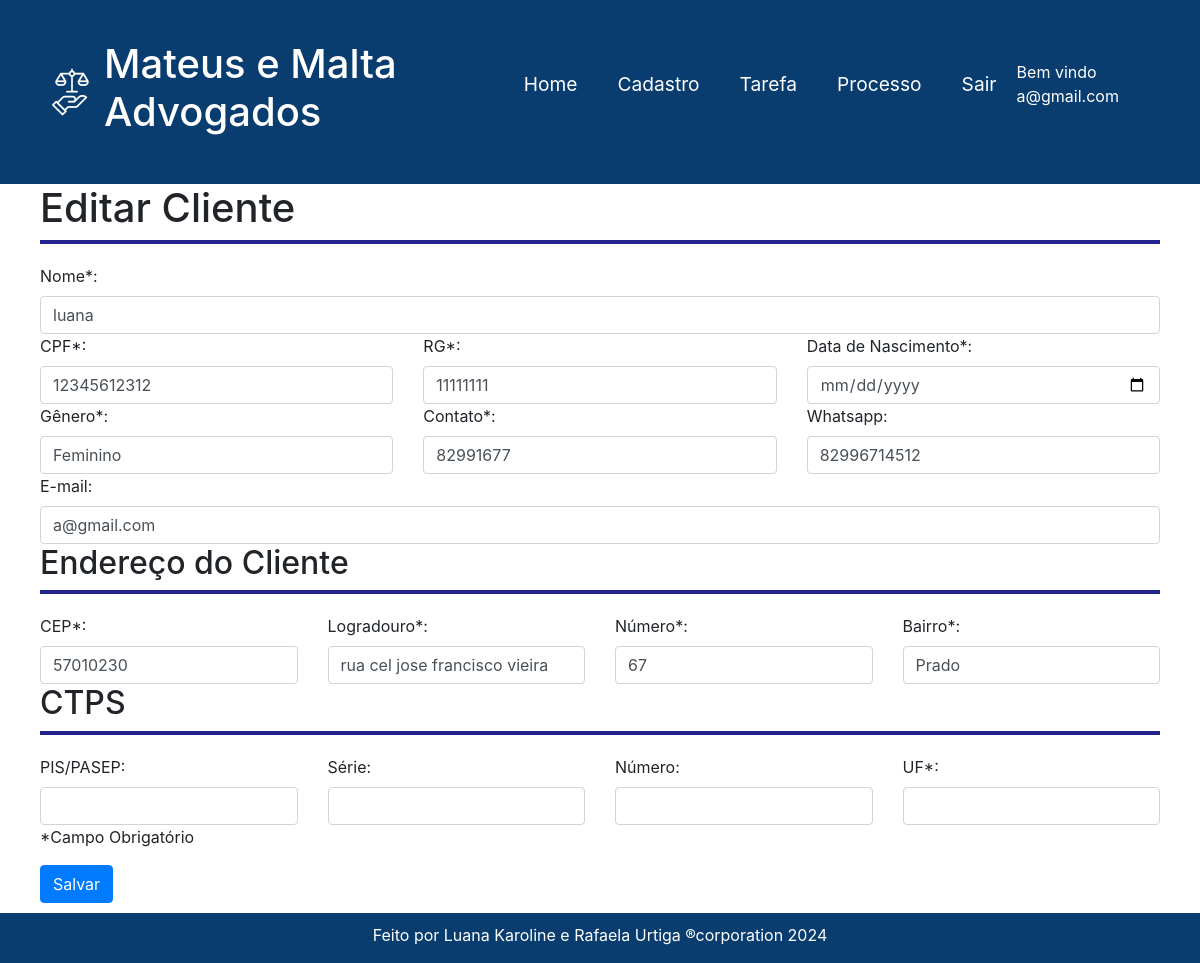
/editar_cliente/1/ (signed in), run on the app's committed database.
### task/models.py (models this page shows, shortened)
class Usuario(AbstractBaseUser, PermissionsMixin):
    nome = models.CharField(max_length=50, blank=False)
    email = models.EmailField(max_length=100, unique=True, blank=False)
    is_active = models.BooleanField(default=True)
    is_staff = models.BooleanField(default=False)
    date_joined = models.DateTimeField(auto_now_add=True)
    groups = models.ManyToManyField(Group, related_name='usuario_groups')
    user_permissions = models.ManyToManyField(
        Permission, related_name='usuario_user_permissions')
    objects = UsuarioManager()
    USERNAME_FIELD = 'email'
    REQUIRED_FIELDS = ['nome']
    class Meta:
        verbose_name = _('user')
        verbose_name_plural = _('users')

class Cliente(models.Model):
    nome = models.CharField(max_length=50, blank=False,null=False)
    cpf = models.CharField(max_length=14, unique=True, blank=False,null=False, db_index=True)  # Adicionando o db_index
    rg = models.CharField(max_length=9, unique=True, blank=False,null=False)
    data_nascimento = models.DateField()
    contato = models.CharField(max_length=14, blank=False,null=False)
    email = models.EmailField(max_length=100, unique=True)
    genero = models.CharField(max_length=50, blank=False,  null=False)
    whatsapp = models.CharField(max_length=50)
    cep = models.CharField(max_length=12, blank=False, null=False)
    logradouro = models.CharField(max_length=50, blank=False, null=False)
    numero_casa = models.IntegerField()
    bairro = models.CharField(max_length=50, blank=False, null=False)
    pis = models.CharField(max_length=20,unique=True)
    serie = models.CharField(max_length=20)
    uf = models.CharField(max_length=2,blank=False,null=False)
    numeracao_ctps = models.CharField(max_length=10)

### task/views/cliente_views.py (the view, shortened to what this page needs)
# urls.py: path('editar_cliente/<int:cliente_id>/',view=cliente_views.editar_cliente, name='editar_cliente'),
def editar_cliente(request, cliente_id):
    cliente = get_object_or_404(Cliente, id=cliente_id)
    return render(request, 'tasks/editar_cliente.html', {'cliente': cliente})

### task/templates/tasks/editar_cliente.html (shortened to what this page needs)
{% extends 'base.html' %}
{% load static %}
{% block content %}
<main>
    <article>
    <h1>Editar Cliente</h1>
    <div class="linha-horizontal"></div>
    <form method="post" class="formLogin" action="{% url 'editar_cliente' cliente.id %}">
        <div class="row">
             <div class="col">
                 <label for="nome">Nome*:</label>
                 <input type="text" name="nome" class="form-control" value="{{ cliente.nome }}" />
             </div>
        </div>
        <div class="row">
            <div class="col">
                <label for="cpf">CPF*:</label>
                <input type="text" name="cpf" class="form-control" value="{{ cliente.cpf }}" />
            </div>
            <div class="col">
                <label for="rg">RG*:</label>
                <input type="text" name="rg" class="form-control" value="{{ cliente.rg }}" />
            </div>
            <div class="col">
                <label for="data_nascimento">Data de Nascimento*:</label>
                <input type="date" name="data_nascimento" class="form-control" value="{{ cliente.data_nascimento }}" />
            </div>
        </div>
        <div class="row">
            <div class="col">
                <label for="genero">Gênero*:</label>
                <input type="text" name="genero" class="form-control" value="{{ cliente.genero }}" />
            </div>
            <div class="col">
                <label for="contato">Contato*:</label>
                <input type="text" name="contato" class="form-control" value="{{ cliente.contato }}" />
            </div>
            <div class="col">
                <label for="whatsapp">Whatsapp:</label>
                <input type="text" class="form-control" name="whatsapp" value="{{ cliente.whatsapp }}" />
            </div>
        </div>
        <div class="row">
            <div class="col">
                <label for="email">E-mail:</label>
                <input type="email" name="email" class="form-control" value="{{ cliente.email }}" />
            </div>
        </div>
        <h2>Endereço do Cliente</h2>
        <div class="linha-horizontal"></div>
           <div class="row">
                <div class="col">
                    <label for="cep">CEP*:</label>
                    <input type="text" name="cep" class="form-control" value="{{ cliente.cep }}" />
                </div>
                <div class="col">
                    <label for="logradouro">Logradouro*:</label>
                    <input type="text" name="logradouro" class="form-control" value="{{ cliente.logradouro }}" />
                </div>
                <div class="col">
                    <label for="numero">Número*:</label>
                    <input type="number" name="numero_casa" class="form-control" value="{{ cliente.numero_casa }}" />
                </div>
                <div class="col">
                    <label for="bairro">Bairro*:</label>
                    <input type="text" name="bairro" class="form-control" value="{{ cliente.bairro }}" />
                </div>
        </div>
        <h2>CTPS</h2>
        <div class="linha-horizontal"></div>
           <div class="row">
                <div class="col">
                    <label for="pis_pasep">PIS/PASEP:</label>
                    <input type="text" name="pis_pasep" class="form-control" value="{{ cliente.pis_pasep }}" />
                </div>
                <div class="col">
                    <label for="serie">Série:</label>
                    <input type="text" name="serie" class="form-control" value="{{ cliente.serie }}" />
                </div>
                 <div class="col">
                    <label for="numero">Número:</label>
                    <input type="text" name="numero" class="form-control" value="{{ cliente.numero }}" />
                </div>
                <div class="col">
                    <label for="uf">UF*:</label>
                    <input type="text" name="uf" class="form-control" value="{{ cliente.uf }}" />
                </div>
            </div>
        <p>*Campo Obrigatório</p>
        <button type="submit" class="btn btn-primary">Salvar</button>
    </form>
</article>
</main>
{% endblock %}

### task/templates/base.html (shortened to what this page needs)
{% load static %}
<!DOCTYPE html>
<html lang="pt-br">
<head>
    <link rel="stylesheet" href="https://stackpath.bootstrapcdn.com/bootstrap/4.1.3/css/bootstrap.min.css">
    <link rel="stylesheet" href ="{% static 'css/stylebase.css' %}">
</head>
<body>
<header>
  <img src="{% static 'img/advogado.png' %}" alt="símbolo de Advogados">
  <h1 id="titulo-header">Mateus e Malta Advogados</h1>
        <nav class="menu-item">
            <ul class="nav-item">
                <li class="item-header">
                    <a href="#">Home</a>
                </li>
                <li class="item-header">
                    <a href="{% url 'adicionar_cliente' %}">Cadastro</a>
                </li>
                <li class="item-header">
                    <a href="{% url 'tarefa' %}">Tarefa</a>
                </li>
                <li class="item-header">
                    <a href="{% url 'adicionar_processo' %}">Processo</a>
                </li>
                <li class="item-header">
                    <a href="{% url 'autenticar_usuario'%}">Sair</a>
                </li>
            </ul>
        </nav>
        <div class="ml-auto text-white">
          {% if user.is_authenticated %}
              <p>Bem vindo {{user.email}}</p>
          {% endif %}
        </div>
</header>
{% block content %}
{% endblock %}
<footer>
    <div class="container">
        <p id="ultima-linha">Feito por Luana Karoline e Rafaela Urtiga ®corporation 2024</p>
    </div>
</footer>
</body>
</html>

### task/static/css/stylebase.css (style rules this page uses)
:root { --azul: #0A3D6F; --branco: white; --laranja: #e29506; }
* { margin: 0; padding: 0; box-sizing: border-box; }
html, body { height: 100%; display: flex; flex-direction: column; }
header { display: flex; align-items: center; background-color: var(--azul); padding: 5vh; }
.menu-item { background-color: var(--azul); font-size: 1.2em; }
.menu-item a, .menu-item li { padding: 10px; text-decoration: none; }
.menu-item a { color: var(--branco); }
.nav-item { display: flex; list-style: none; justify-content: space-around; }
#titulo-header { color: var(--branco); }
article { padding-left: 40px; padding-right: 40px; flex: 1; }
.linha-horizontal { width: 100%; border-top: 4px solid #23238E; padding-top: 20px; }
main { padding-bottom: 10px; }
footer { background-color: var(--azul); padding-top: 10px; color: var(--branco); text-align: center; margin-top : auto; }
.container { display: flex; justify-content: space-evenly; }
#ultima-linha { color: var(--branco); }

### data on the page
Usuario: email "a@gmail.com"
Cliente: nome "luana", cpf "12345612312", rg "11111111", genero "Feminino", contato "82991677", whatsapp "82996714512", email "a@gmail.com", cep "57010230", logradouro "rua cel jose francisco vieira", numero_casa "67", bairro "Prado"
